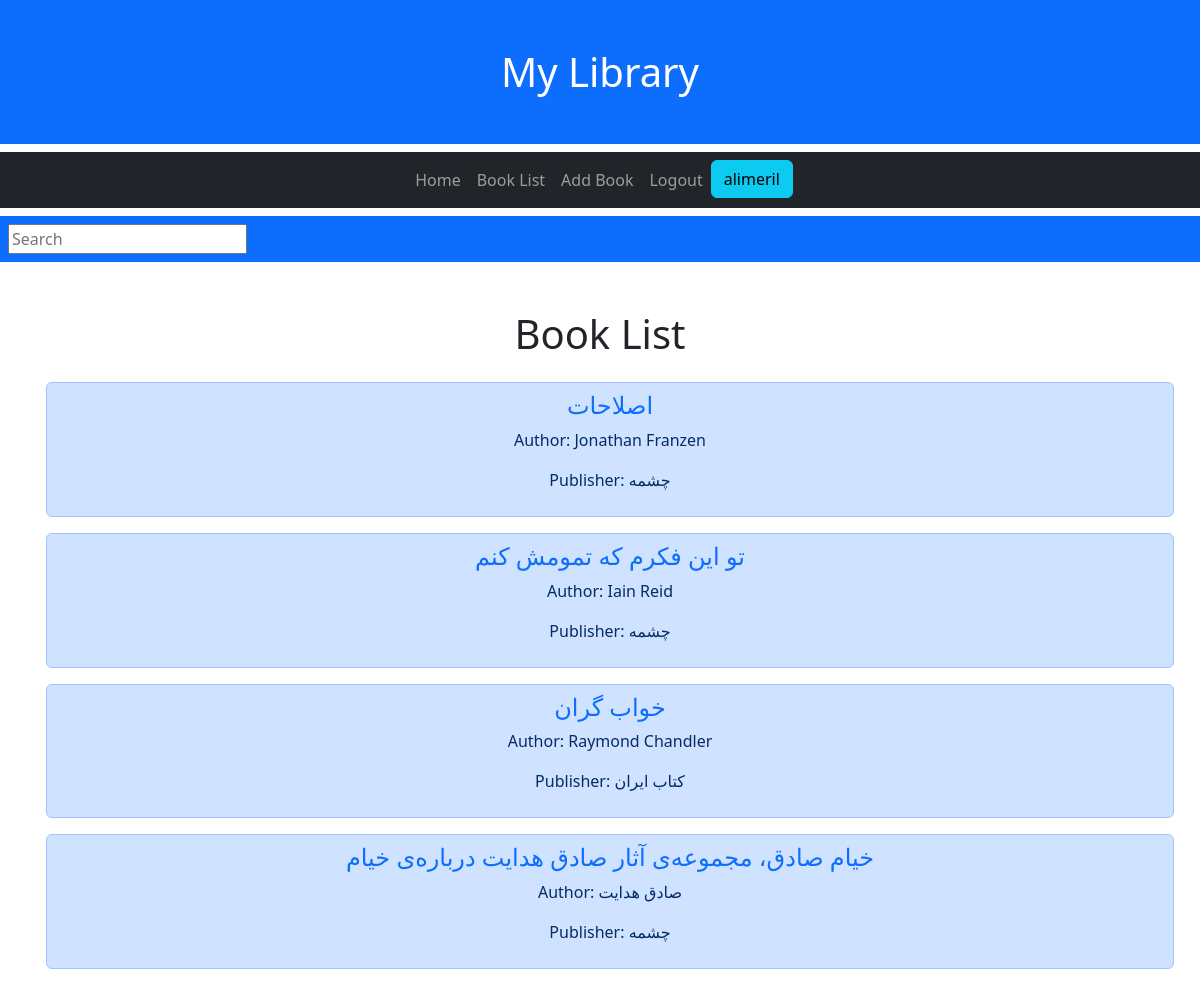
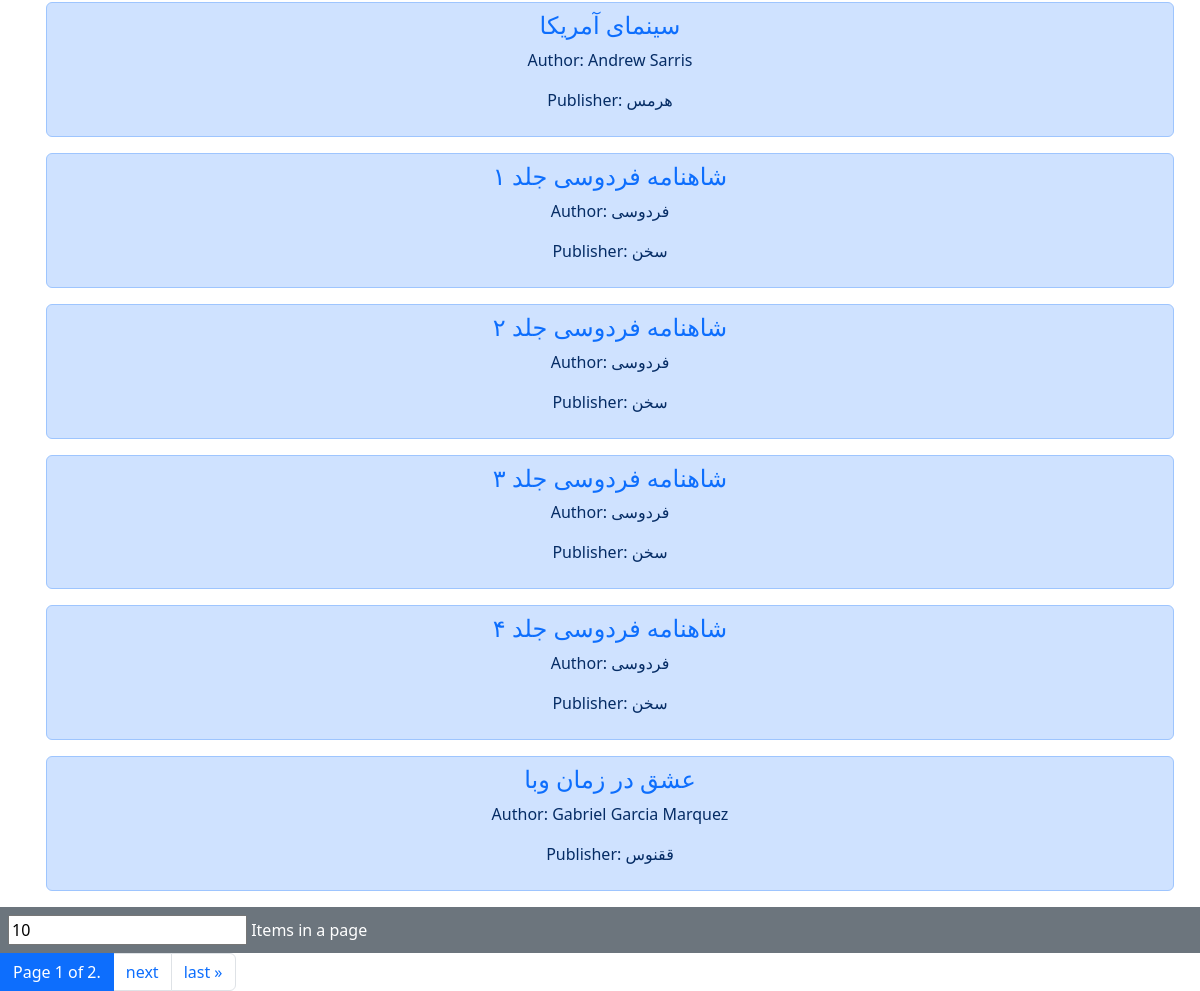
The page /ListPage/ (signed in) on the database its author committed (2 pictures, top to bottom).
### library/models.py (models this page shows, shortened)
class Book(models.Model):
    user = models.ForeignKey(settings.AUTH_USER_MODEL, on_delete=models.CASCADE)
    title = models.CharField(max_length=100)
    author_name = models.CharField('Author Name',max_length=50, null = True, blank=True)
    author_surname = models.CharField('Author Surname',max_length=50)
    publisher = models.CharField(max_length=50, null=True, blank=True)
    genre = models.CharField(
        max_length = 20,
        choices = GENRE_CHOICES,
        default = 'Literature'
    )
    description = models.TextField(max_length=500, null=True, blank=True)
    created = models.DateTimeField(auto_now_add=True)
    borrowed = models.BooleanField(default=False)
    class Meta:
        ordering = ['title']

### library/views.py (the view)
# urls.py: path('ListPage/', views.ListPage.as_view(), name = 'ListPage'),
class ListPage(LoginRequiredMixin, generic.ListView):
    template_name = "library/booklist.html"
    context_object_name = 'book_list'
    paginate_by = 10
    def get_queryset(self):
        q = self.request.GET.get('q') if self.request.GET.get('q') != None else ""
        p = int(self.request.GET.get('p')) if self.request.GET.get('p') != None else self.paginate_by
        self.paginate_by = p
        book_list = Book.objects.filter(
            Q(user = self.request.user) &
            (
                Q(title__icontains = q) |
                Q(author_surname__icontains = q) |
                Q(genre__icontains = q) |
                Q(publisher__icontains = q) |
                Q(description__icontains = q)
            )
        ).values()
        return book_list
    def get_context_data(self, *args, **kwargs):
        context = super(ListPage,self).get_context_data(*args,**kwargs)
        q = self.request.GET.get('q') if self.request.GET.get('q') != None else ""
        p = int(self.request.GET.get('p')) if self.request.GET.get('p') != None else self.paginate_by
        context['query'] = q
        context['pagination'] = p
        return context

### library/templates/library/booklist.html (shortened to what this page needs)
{% extends "library/master.html" %}
{% block content %}
<form class="pt-2" method = "GET" action = "{% url 'library:ListPage' %}">
    <div class="container-fluid p-2 bg-primary">
        <input type = "text" name="q" placeholder="Search" value="{{query}}">
    </div>
</form>
<h1 class=".container-fluid text-center pt-5">Book List</h1>
<ul>
    {% for book in book_list %}
        <div class="container pt-3 list-group text-center" >
            <li class="list-group-item list-group-item-primary"><h4><a class="text-decoration-none" href = "{% url 'library:detail' book.id %}">{{book.title}}</a></h4>
            {% if book.author_name == null %}
                <p>Author: {{book.author_surname}}</p>
                <p> Publisher: {{book.publisher}}</p>
            {% else %}
                <p>Author: {{book.author_name}} {{book.author_surname}}</p>
                <p> Publisher: {{book.publisher}}</p>
            {% endif %}
            </li>
        </div>
    {% endfor %}
</ul>
<form method = "GET" action = "{% url 'library:ListPage' %}">
    <div class="container-fluid p-2 text-bg-secondary">
        <input type = "number" name="p" placeholder="5" min="1" value="{{pagination}}">
        <label for="p">Items in a page</label>
    </div>
</form>
<div class="pagination">
    <li class="step-links">
        <span class="current page-link active">
            Page {{ page_obj.number }} of {{ page_obj.paginator.num_pages }}.
        </span>
        {% if page_obj.has_next %}
            <li class="page-item"><a class="page-link" href="?q={{query}}&p={{pagination}}&page={{ page_obj.next_page_number }}">next</a></li>
            <li class="page-item"><a class="page-link" href="?q={{query}}&p={{pagination}}&page={{ page_obj.paginator.num_pages }}">last &raquo;</a></li>
        {% endif %}
</div>
{% endblock %}

### library/templates/library/master.html (shortened to what this page needs)
<!DOCTYPE html>
<html>
<head>
  <link href="https://cdn.jsdelivr.net/npm/bootstrap@5.3.3/dist/css/bootstrap.min.css" rel="stylesheet">
</head>
<body>
  <h1 class="container-fluid p-5 bg-primary text-white text-center">My Library</h1>
  <nav class="navbar navbar-expand-sm bg-dark navbar-dark">
    <div class="container-fluid justify-content-center">
      <ul class="navbar-nav nav-pills">
        <li class="nav-item"><a class="nav-link" href = "{% url 'library:home' %}">Home</a></li>
        {% if request.user.is_authenticated %}
        <li class="nav-item"><a class="nav-link" href = "{% url 'library:ListPage' %}">Book List</a></li>
        {% endif %}
        <li class="nav-item"><a class="nav-link" href = "{% url 'library:AddPage' %}">Add Book</a></li>
        {% if request.user.is_authenticated %}
        <li class="nav-item"><a class="nav-link" href = "{% url 'library:ConfirmLogout' %}">Logout</a></li>
        <li class="nav-item"><a class="btn btn-info" href=#>{{request.user.username}}</a></li>
        {% else %}
        <li class="nav-item"><a class="nav-link" href = "{% url 'library:Login' %}">Login</a></li>
        {% endif %}
      </ul>
    </div>
  </nav>
{% block content %}
{% endblock %}
</body>
</html>

### rows shown on the page
Book: title "اصلاحات", author_name "Jonathan", author_surname "Franzen", publisher "چشمه"
Book: title "تو این فکرم که تمومش کنم", author_name "Iain", author_surname "Reid", publisher "چشمه"
Book: title "خواب گران", author_name "Raymond", author_surname "Chandler", publisher "کتاب ایران"
Book: title "خیام صادق، مجموعه‌ی آثار صادق هدایت درباره‌ی خیام", author_name "صادق", author_surname "هدایت", publisher "چشمه"
Book: title "سینمای آمریکا", author_name "Andrew", author_surname "Sarris", publisher "هرمس"
Book: title "شاهنامه فردوسی جلد ۱", author_surname "فردوسی", publisher "سخن"
Book: title "شاهنامه فردوسی جلد ۲", author_surname "فردوسی", publisher "سخن"
Book: title "شاهنامه فردوسی جلد ۳", author_surname "فردوسی", publisher "سخن"
Book: title "شاهنامه فردوسی جلد ۴", author_surname "فردوسی", publisher "سخن"
Book: title "عشق در زمان وبا", author_name "Gabriel Garcia", author_surname "Marquez", publisher "ققنوس"

### other values the page prints
{{ request.user.username }} "alimeril"
{{ page_obj.number }} "1"
{{ page_obj.paginator.num_pages }} "2"
